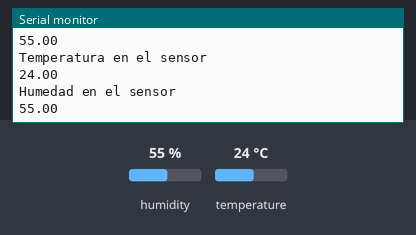
The sketch below on a simulated Arduino Uno, built with avr-gcc and run on an emulated ATmega328P. Parts: the last lines printed to the serial monitor. The inputs (shaded band) are chosen by the test bench; at power-on: humidity 55 %, temperature 24 °C.

Above: at 5.8 s.
5.9 s: humidity set to 22 %
At 11.3 s:
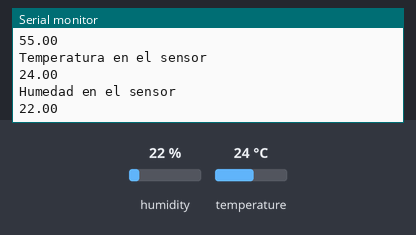
11.9 s: temperature set to 12 °C
At 16.0 s:
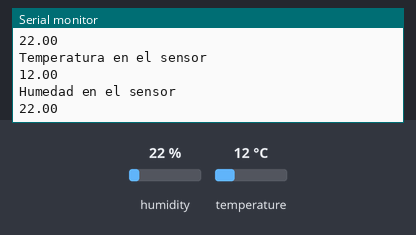
17.9 s: humidity set to 40 %
At 20.7 s:
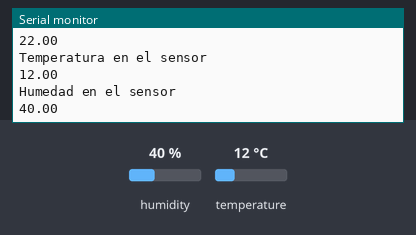
Timing chart, 0 to 22.2 s (numbered marks = the images above; inputs shaded):
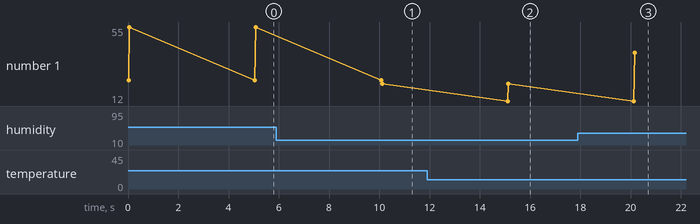

The sketch:

CodigoTP.ino
```cpp
#include "DHT.h"
DHT dht15(15,DHT11);
void setup()
{
Serial.begin(9600);
}
void loop()
{
Serial.println("Temperatura en el sensor");
Serial.println((dht15.readTemperature( )));
Serial.println("Humedad en el sensor");
Serial.println((dht15.readHumidity()));
delay(5000);
}
```

Measured:
- after the input at 5.9 s, the serial monitor: prints a new line after 4.2 s (image 1)
- after the input at 11.9 s, the serial monitor: prints a new line after 3.2 s (image 2)
- after the input at 17.9 s, the serial monitor: prints a new line after 2.3 s (image 3)
- plotted number 1: 55 → 22 after the input at 5.9 s, 22 → 40 after the input at 17.9 s
